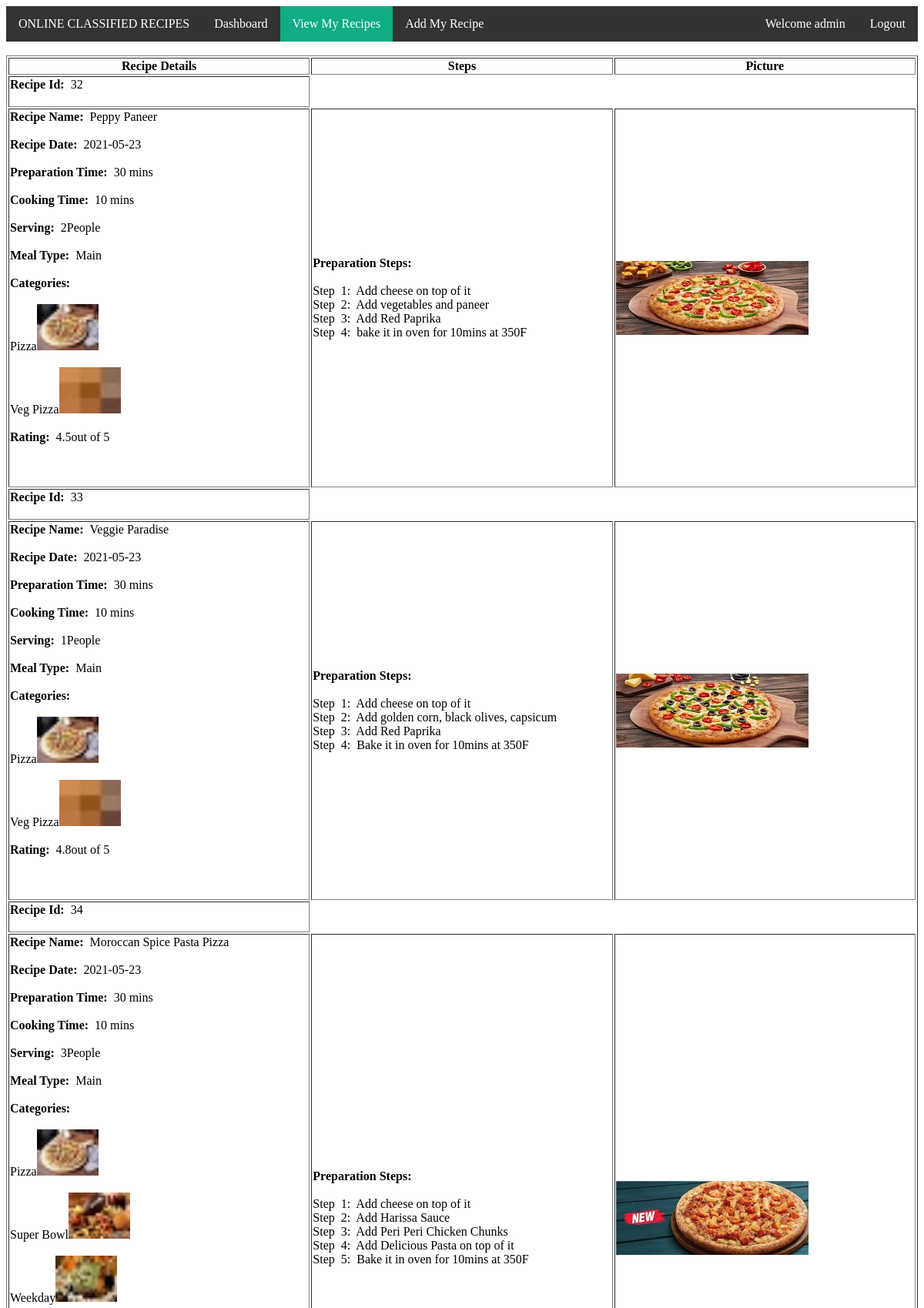
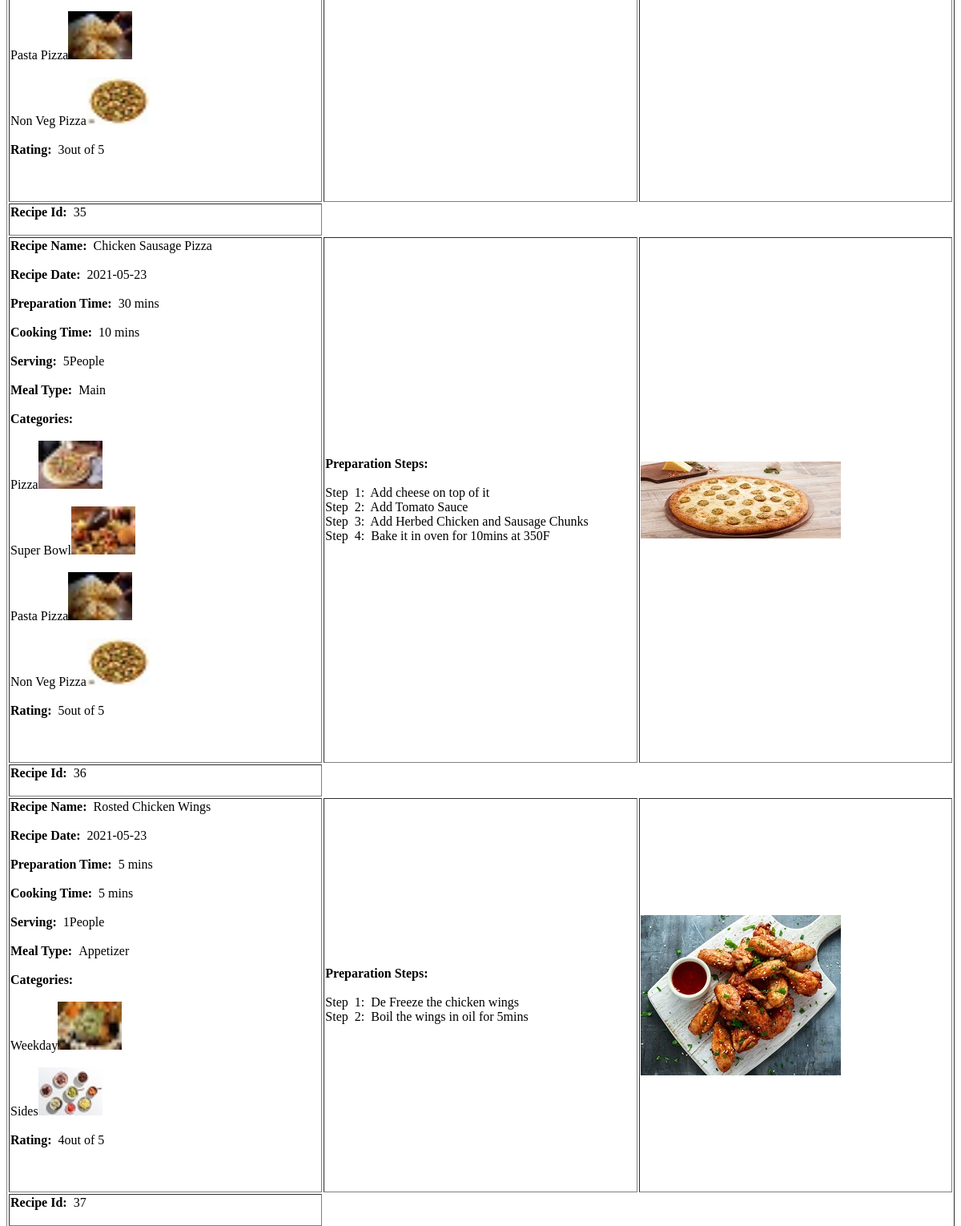
The app's page /myRecipesPage.php (signed in, upper part) with its own data (2 pictures, top to bottom).
### tables this page shows
CREATE TABLE `recipe` (
  `rid` int(11) NOT NULL,
  `uid` int(11) NOT NULL,
  `name` varchar(255) NOT NULL,
  `rdate` date NOT NULL,
  `ptime` varchar(255) NOT NULL,
  `ctime` varchar(255) NOT NULL,
  `servings` int(11) NOT NULL,
  `psteps` varchar(255) NOT NULL,
  `mealtype` varchar(255) NOT NULL,
  `picturename` varchar(255) NOT NULL,
  `rating` float NOT NULL
);

CREATE TABLE `recipecategories` (
  `cid` int(11) NOT NULL,
  `rid` int(11) NOT NULL
);

### includes/searchrecipe.php (called while the page is built, shortened)
<?php
function resultUserRecipes($arg){
    $con = new mysqli('localhost','root','','ocr');
    $query3 = "select * from recipe where uid='$arg'";
    $result = mysqli_query($con,$query3);
    return $result;
}
?>

### myRecipesPage.php (the view, shortened to what this page needs)
<?php
$uid = $_SESSION['uid'];
$name = $_SESSION['name'];
?>
<html>
<head>
<link rel="stylesheet" href="./css/index.css">
</head>
<body>
    <ul>
        <li><a href="index.php">ONLINE CLASSIFIED RECIPES</a></li>
        <li><a href="dashboard.php">Dashboard</a></li>
        <li><a href="myRecipesPage.php"  class="active">View My Recipes</a></li>
        <li><a href="addRecipePage.php">Add My Recipe</a></li>
        <li style="float:right"><a href="./includes/logout.php">Logout</a></li>
        <li style="float:right"><a href="index.php">Welcome <?php echo "$name"; ?></a></li>
    </ul>
    <br/>
    <?php include 'includes/searchrecipe.php';?>
    <table border=1px style="width:100%;";>
    <tr>
        <th style="width:33.33%";>Recipe Details</th>
        <th style="width:33.33%";>Steps</th>
        <th style="width:33.33%";>Picture</th>
    </tr>
    <?php
        $q=resultUserRecipes($uid);
        while($row=mysqli_fetch_array($q))
        {
            $rid = $row['rid'];
            $name = $row['name'];
            $rdate = $row['rdate'];
            $ptime = $row['ptime'];
            $ctime = $row['ctime'];
            $servings = $row['servings'];
            $psteps = $row['psteps'];
            $mealtype = $row['mealtype'];
            $picturename = $row['picturename'];
            $rating = $row['rating'];
            $categoriesquery = "select cid from recipecategories where rid=$rid";
            $categories = mysqli_query($con,$categoriesquery);
            echo '<tr><td><label><b>Recipe Id: &nbsp;</b>'.$rid.'</label>';
            echo '<br/><br/>';
            echo '<tr><td><label><b>Recipe Name: &nbsp;</b>'.$name.'</label>';
            echo '<br/><br/>';
            echo '<label><b>Recipe Date: &nbsp;</b>'.$rdate.'</label>';
            echo '<br/><br/>';
            echo '<label><b>Preparation Time: &nbsp;</b>'.$ptime.'</label>';
            echo '<br/><br/>';
            echo '<label><b>Cooking Time: &nbsp;</b>'.$ctime.'</label>';
            echo '<br/><br/>';
            echo '<label><b>Serving: &nbsp;</b>'.$servings.'People</label>';
            echo '<br/><br/>';
            echo '<label><b>Meal Type: &nbsp;</b>'.$mealtype.'</label>';
            echo '<br/><br/>';
            echo '<label><b>Categories: &nbsp;</b><br/></br>';
            while($row1=mysqli_fetch_array($categories)){
                if($row1['cid'] == 1)
                {
                    echo "Pizza";
                    echo "<img width='80' height='60' src='images/categoryImages/pizza.jpg'/>";
                }
                else if($row1['cid'] == 2)
                {
                    echo "Super Bowl";
                    echo "<img width='80' height='60' src='images/categoryImages/superbowl.jpg'/>";
                }
                else if($row1['cid'] == 3)
                {
                    echo "Weekday";
                    echo "<img width='80' height='60' src='images/categoryImages/weekday.jpg'/>";
                }
                else if($row1['cid'] == 4)
                {
                    echo "Veg Pizza";
                    echo "<img width='80' height='60' src='images/categoryImages/vegpizza.jpg'/>";
                }
                else if($row1['cid'] == 5)
                {
                    echo "Pasta Pizza";
                    echo "<img width='80' height='60' src='images/categoryImages/pastapizza.jpg'/>";
                }
                else if($row1['cid'] == 7)
                {
                    echo "Non Veg Pizza";
                    echo "<img width='80' height='60' src='images/categoryImages/nonvegpizza.jpg'/>";
                }
                else
                {
                    echo "Sides";
                    echo "<img width='80' height='60' src='images/categoryImages/sides.jpg'/>";
                }
                echo '<br/><br/>';
            }
            echo '</label>';
            echo '<label><b>Rating: &nbsp;</b>'.$rating.'out of 5 </label>';
            echo '<br/><br/><br/><br/></td>';
            $steps=explode("||",$psteps);
            $noOfSteps=count($steps);
            echo '<td><b>Preparation Steps:</b><br/><br/>';
            for($i=1;$i<$noOfSteps;$i++){
                echo "<label>Step &nbsp;$i:&nbsp; $steps[$i]</label><br/>";
            }
            echo '</td>';
            echo "<td style='height:250px;width:15%'><img src='images/recipeImages/$picturename' /></td>";
            echo '</tr>';
        }
    ?>
    </table>
</body>
</html>

### css/index.css (style rules this page uses)
ul { list-style-type: none; margin: 0; padding: 0; overflow: hidden; background-color: #333; }
li { float: left; }
li a { display: block; color: white; text-align: center; padding: 14px 16px; text-decoration: none; }
.active { background-color: #10ac84; }

### records on screen
recipe: rid "32", name "Peppy Paneer", rdate "2021-05-23", ptime "30 mins", ctime "10 mins", servings "2", mealtype "Main", rating "4.5", psteps "Add cheese on top of it", psteps "Add vegetables and paneer", psteps "Add Red Paprika", psteps "bake it in oven for 10mins at 350F", picturename (picture)
recipe: rid "33", name "Veggie Paradise", rdate "2021-05-23", ptime "30 mins", ctime "10 mins", servings "1", mealtype "Main", rating "4.8", psteps "Add cheese on top of it", psteps "Add golden corn, black olives, capsicum", psteps "Add Red Paprika", psteps "Bake it in oven for 10mins at 350F", picturename (picture)
recipe: rid "34", name "Moroccan Spice Pasta Pizza", rdate "2021-05-23", ptime "30 mins", ctime "10 mins", servings "3", mealtype "Main", rating "3", psteps "Add cheese on top of it", psteps "Add Harissa Sauce", psteps "Add Peri Peri Chicken Chunks", psteps "Add Delicious Pasta on top of it", psteps "Bake it in oven for 10mins at 350F", picturename (picture)
recipe: rid "35", name "Chicken Sausage Pizza", rdate "2021-05-23", ptime "30 mins", ctime "10 mins", servings "5", mealtype "Main", rating "5", psteps "Add cheese on top of it", psteps "Add Tomato Sauce", psteps "Add Herbed Chicken and Sausage Chunks", psteps "Bake it in oven for 10mins at 350F", picturename (picture)
recipe: rid "36", name "Rosted Chicken Wings", rdate "2021-05-23", ptime "5 mins", ctime "5 mins", servings "1", mealtype "Appetizer", rating "4", psteps "De Freeze the chicken wings", psteps "Boil the wings in oil for 5mins", picturename (picture)
recipe: rid "37"

### other values on screen
$name "admin"
